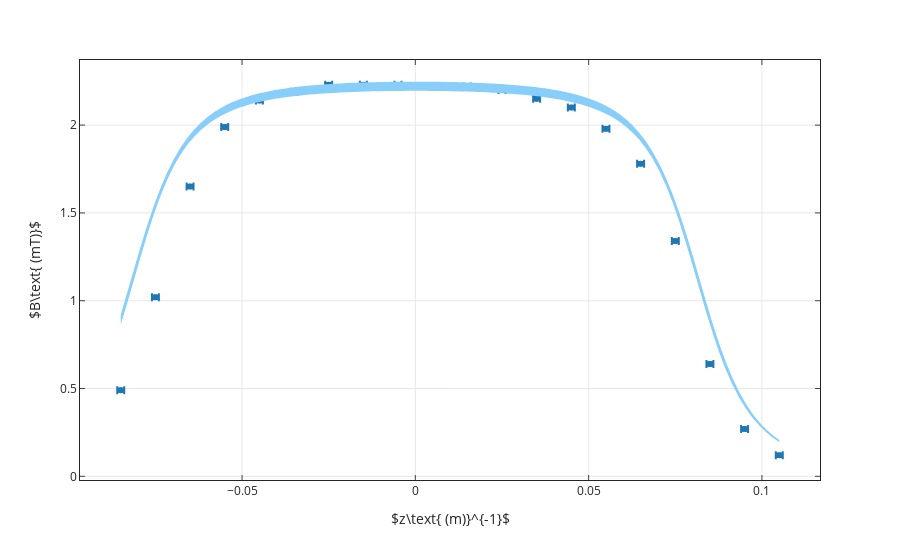

The cell this chart's notebook holds for it:
### Code cell
name=f'{b30033=}'.split('=')[0]
I=0.98
uI=0.01
N=300
L=0.163
uL=0.001
R=0.033/2
uR=0.001/2
analisi(b30033,name,I,N,L,R)
bobina(I,N,L,R,0)
L=L+0.001
